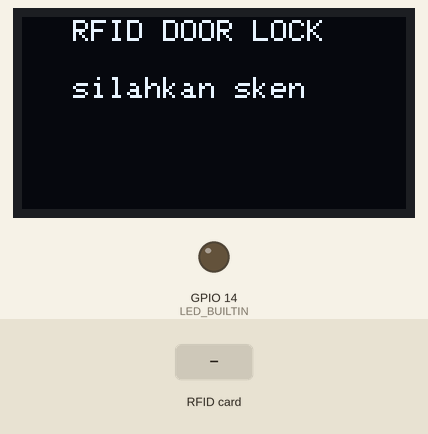
The sketch below on a simulated ESP32. Parts: 128×64 one-colour display, output pins drawn as LEDs (lit = HIGH). Inputs (shaded band) come from the test bench. WiFi joins after 1.5 s; servers stay silent unless stated; uploads are accepted with an empty reply; what the sketch prints to the serial monitor is not drawn.

Above: at 2.7 s.
2.8 s: RFID card 5E 7A 19 C4 held to the reader
At 3.2 s:
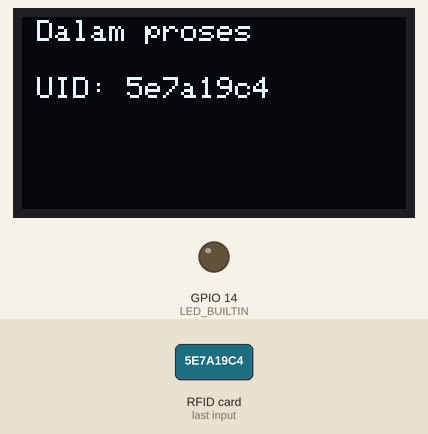
At 5.2 s:
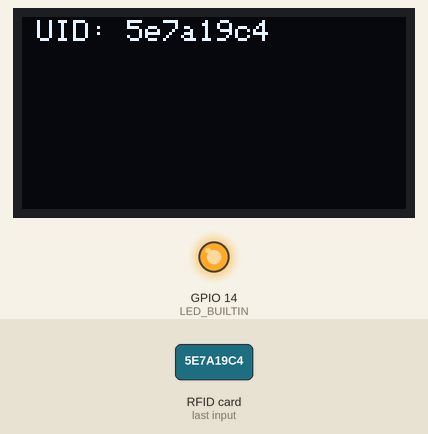
5.6 s: RFID card 5E 7A 19 C4 held to the reader
At 6.6 s:
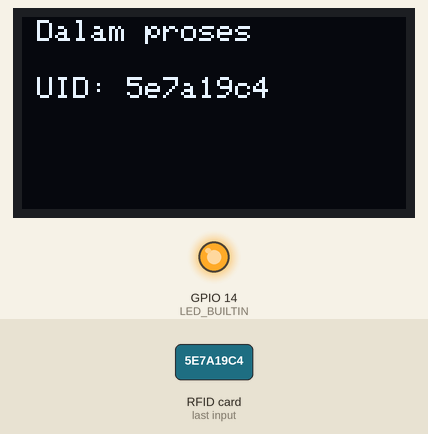
Timing chart, 0 to 8.7 s (numbered marks = the images above; inputs shaded):
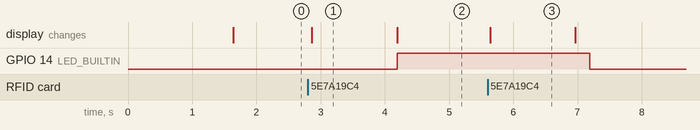

Measured:
- after the input at 2.8 s, GPIO 14 (LED_BUILTIN): LOW → HIGH after 1.4 s; the display: changes after 0.06 s (image 1)
- after the input at 5.6 s, the display: changes at once (image 3)
- what the display in image 1 shows lasts 1.3 s, from 2.9 s to 4.2 s

The sketch:

IOT_JADI_1.2.ino
```cpp
#include <HTTPClient.h>
#include <WiFi.h>
#include <ArduinoJson.h>
#include <SPI.h>
#include <MFRC522.h>
#include <Adafruit_GFX.h>
#include <Adafruit_SSD1306.h>
#define SS_PIN 5
#define RST_PIN 15
#define LED_BUILTIN 14

// const char* ssid = "pastori";
// const char* password = "tulangow";


const char* ssid = "aser";
const char* password = "aser4532";

TaskHandle_t Task2;
bool buka;
String tam = "";
int previousMillis = 0;
int interval = 5000;

MFRC522 mfrc522(SS_PIN, RST_PIN);
#define SCREEN_WIDTH 128  // OLED display width, in pixels
#define SCREEN_HEIGHT 64  // OLED display height, in pixels
Adafruit_SSD1306 display(SCREEN_WIDTH, SCREEN_HEIGHT, &Wire, -1);

void setup() {
  Serial.begin(115200);

  pinMode(LED_BUILTIN, OUTPUT);
  digitalWrite(LED_BUILTIN, 0);
  SPI.begin();
  mfrc522.PCD_Init();
  Serial.println("RFID reader is ready!");
  display.begin(SSD1306_SWITCHCAPVCC, 0x3C);

  tampilan(tam = "  RFID DOOR LOCK", tam = "  silahkan sken");

  WiFi.begin(ssid, password);

  WiFi.begin(ssid, password);
  while (WiFi.status() != WL_CONNECTED) {
    delay(500);
    Serial.print(".");
  }
  Serial.print("Use this URL to connect: ");
  Serial.print("http://");
  Serial.print(WiFi.localIP());
  Serial.println("");

  xTaskCreatePinnedToCore(
    Task2code, /* Task function. */
    "Task2",   /* name of task. */
    10000,     /* Stack size of task */
    NULL,      /* parameter of the task */
    1,         /* priority of the task */
    &Task2,    /* Task handle to keep track of created task */
    1);        /* pin task to core 1 */
}

void loop() {

  if (mfrc522.PICC_IsNewCardPresent() && mfrc522.PICC_ReadCardSerial()) {

    String uidData = "";
    for (byte i = 0; i < mfrc522.uid.size; i++) {
      uidData += (mfrc522.uid.uidByte[i] < 0x10 ? "0" : "") + String(mfrc522.uid.uidByte[i], HEX);
    }
    addToDataBuffer(uidData);

    Serial.println();
    mfrc522.PICC_HaltA();
  }
  display.display();
}

void Task2code(void* pvParameters) {
  Serial.print("Task2 running on core ");
  Serial.println(xPortGetCoreID());

  for (;;) {
    static unsigned long lastDataSendTime = 0;
    unsigned long currentTime = millis();

    digitalWrite(LED_BUILTIN, 0);
    if (buka != 0) {
      Serial.print("1 ");
      digitalWrite(LED_BUILTIN, 1);
      delay(3000);
      digitalWrite(LED_BUILTIN, 0);
      delay(100);
      Serial.println("0 ");
    }
    buka = 0;
  }
}

void addToDataBuffer(String uid) {

  Serial.println("UID: " + uid);
  display.clearDisplay();
  display.setTextSize(1);
  display.setTextColor(WHITE);
  display.setCursor(5, 1);
  display.println("Dalam proses");
  display.setCursor(5, 20);
  display.print("UID: " + uid);
  display.display();

  String result = sendDataToGoogle(uid);

  if (result != "0") {
    tampilan("UID: " + uid, result);\
    buka = 1;
  } else {
    tam = "UID tidak terdaftar";
    tampilan("UID: " + uid, tam);
    buka = 0;
  }
}

// void buka() {
//   unsigned long currentMillis = millis();
//   if (currentMillis - previousMillis >= interval) {
//     previousMillis = currentMillis;
//     delay(5000);
//     digitalWrite(LED_BUILTIN, 1);
//     Serial.print("1");
//   } else {
//     digitalWrite(LED_BUILTIN, 0);
//     Serial.print("0");
//   }
// }

String sendDataToGoogle(String uid) {
  WiFiClient client;
  HTTPClient http;

  http.begin("http://192.168.246.114/BLAJAR_IOT/get_data_server.php");
  // http.addHeader("Content-Type", "application/json");
  http.addHeader("Content-Type", "application/x-www-form-urlencoded");
  int httpResponseCode = http.POST("uid=" + uid);
  delay(100);

  String res = "0";
  if (httpResponseCode > 0) {
    res = http.getString();

  } else {
    Serial.print("Error on sending POST: ");
    Serial.println(httpResponseCode);
  }
  delay(1000);
  return res;
}

void tampilan(String tam1, String tam2) {
  display.clearDisplay();
  display.setTextSize(1);
  display.setTextColor(WHITE);
  display.setCursor(5, 1);
  display.println(tam1);
  display.println(" ");
  display.setCursor(5, 20);
  display.print(tam2);
}
```
